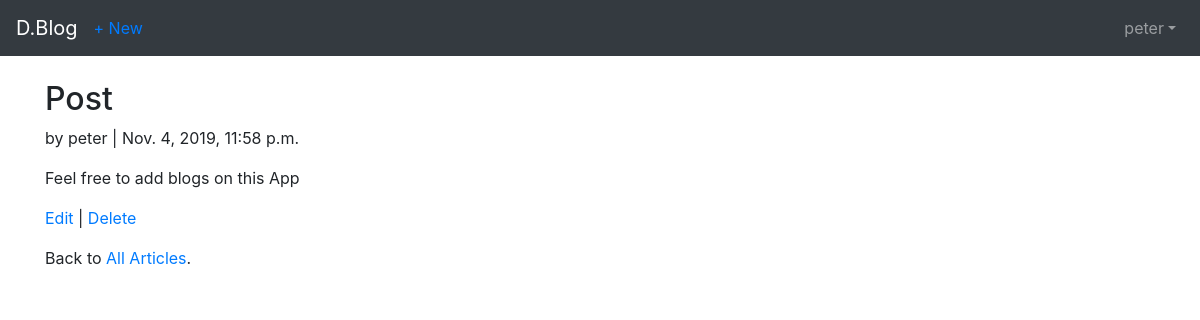
/articles/5/ (signed in), run on the app's committed database.
### users/models.py (models this page shows)
class CustomUser(AbstractUser):
    age= models.PositiveIntegerField(null=True, blank=True)

### articles/models.py (models this page shows, shortened)
class Article(models.Model):
    title=models.CharField(max_length= 255)
    body=models.TextField()
    date=models.DateTimeField(auto_now_add=True)
    author=models.ForeignKey(
        get_user_model(),
        on_delete=models.CASCADE,
        )
    class Meta:
        permissions=(('can_add_article','add article'),)

### articles/views.py (the view)
# urls.py: path('<int:pk>/',ArticleDetailView.as_view(), name='article_detail'),
class ArticleDetailView(LoginRequiredMixin,DetailView):
    model= Article
    fields='__all__'
    template_name='article_detail.html'
    login_url= 'login'

### templates/article_detail.html
{% extends 'base.html' %}
{% block content %}
<div class="article-entry">
    <h2>{{ object.title }}</h2>
    <p>by {{ object.author }} | {{ object.date }}</p>
    <p>{{ object.body }}</p>
</div>
<p><a href="{% url 'article_update' article.pk %}">Edit</a> |
<a href="{% url 'article_delete' article.pk %}">Delete</a></p>
<p>Back to <a href="{% url 'article_list' %}">All Articles</a>.</p>
{% endblock content %}

### templates/base.html (shortened to what this page needs)
<!doctype html>
<html lang="en">
<head>
    <link rel="stylesheet" href="https://stackpath.bootstrapcdn.com/bootstrap/4.1.3/css/\bootstrap.min.css">
</head>
<body>
    <nav class="navbar navbar-expand-md navbar-dark bg-dark mb-4">
        <a class="navbar-brand" href="{% url 'home' %}">D.Blog</a>
            <div class="collapse navbar-collapse" id="navbarCollapse">
                {% if user.is_authenticated %}
                <a class="nav-item" href="{% url 'article_create' %}">+ New</a>
                <ul class="navbar-nav ml-auto">
                    <li class="nav-item"><a class="nav-link dropdown-toggle" href="#" id="userMenu" data-toggle="dropdown" aria-haspopup="true" aria-expanded="false">{{ user.username }}</a>
                    </li>
                </ul>
                {% else %}
                <form class="form-inline ml-auto">
                    <a href="{% url 'login' %}" class="btn btn-outline-secondary">Log In</a>
                    <a href="{% url 'signup' %}" class="btn btn-primary ml-2">Sign up</a>
                </form>
                {% endif %}
            </div>
    </nav>
    <div class="container">
        {% block content %}
        {% endblock content %}
    </div>
</body>
</html>

### data on the page
CustomUser: username "peter"
Article: title "Post", author "peter", date "Nov. 4, 2019, 11:58 p.m.", body "Feel free to add blogs on this App"
